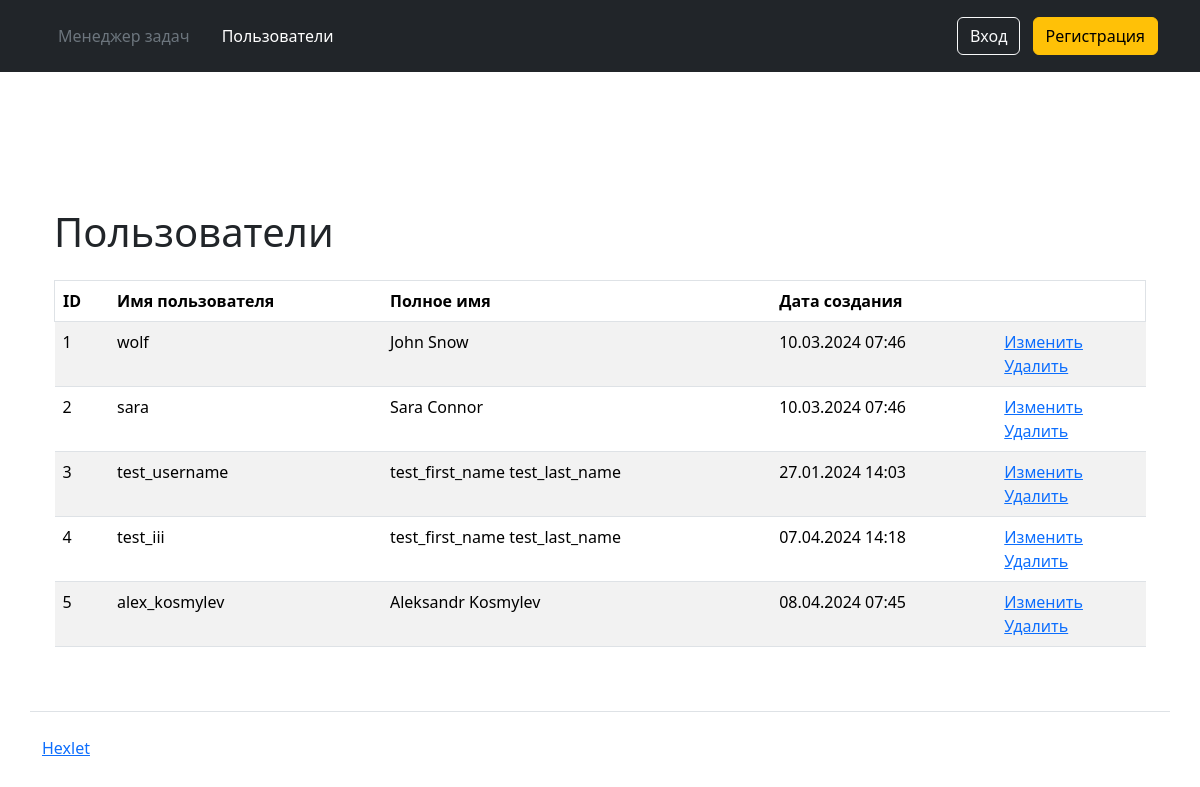
/users/, run on an earlier commit of the app's database.
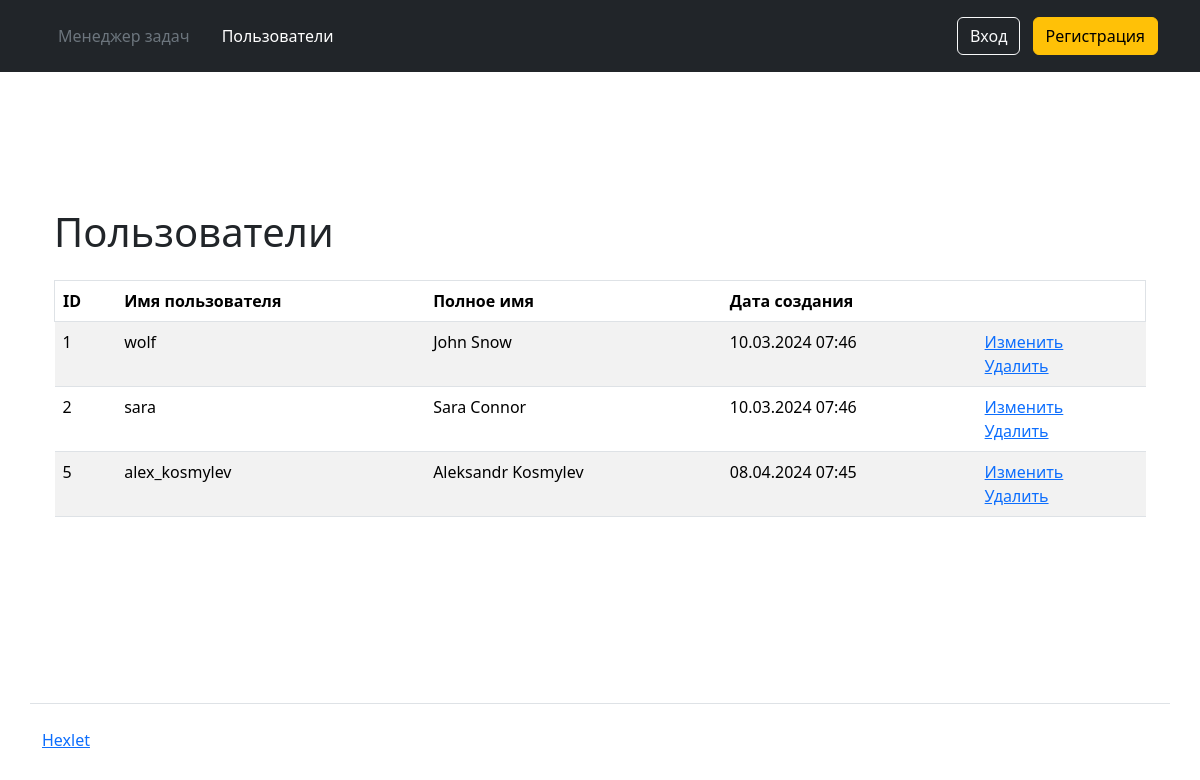
And on a later commit of the database.
### task_manager/users/models.py (models this page shows, shortened)
class CustomUser(AbstractUser):
    class Meta:
        ordering = ["id"]

### task_manager/users/views.py (the view)
# urls.py: path('', IndexView.as_view(), name='index'),
class IndexView(ListView):
    model = CustomUser
    template_name = 'users/users_list.html'

### task_manager/templates/users/users_list.html (shortened to what this page needs)
<!DOCTYPE html>
<html>
{% extends 'layout.html' %}
{% block content %}
{% load i18n %}
      <div class="container-lg mt-3">
        <div class="table-responsive">
          <table class="table table-striped" data-test="users">
            <thead>
              <tr class="border">
                <th>ID</th>
                <th>{% translate "User name" %}</th>
                <th>{% translate "Full name" %}</th>
                <th>{% translate "Registration date" %}</th>
            </thead>
            <h1 class="my-4">
              {% translate "Users" %}
            </h1>
            <tbody>
              {% for user in object_list %}
              <tr>
                <td class="fw-normal">{{ user.id }}</td>
                <td class="fw-normal">{{ user.username}}</td>
                <td class="fw-normal">{{ user.first_name}} {{ user.last_name}}</td>
                <td class="fw-normal">{{ user.date_joined|date:"d.m.Y H:i" }}</td>
                <td>
                  <a href="{% url 'user_update' user.id %}">{% translate "Update" %}</a>
                  <br>
                  <a href="{% url 'user_delete' user.id %}">{% translate "Delete" %}</a>
                </td>
              </tr>
              {% endfor %}
            </tbody>
          </table>
        </div>
      </div>
{% endblock %}

### task_manager/templates/layout.html (shortened to what this page needs)
<!DOCTYPE html>
{% load django_bootstrap5 %}
{% load i18n %}
<html>
  <head>
    <link rel="stylesheet" href="https://cdn.jsdelivr.net/npm/@docsearch/css@3">
    <link href="	https://cdn.jsdelivr.net/npm/bootstrap@5.3.2/dist/css/bootstrap.min.css" rel="stylesheet">
  </head>
  <body class="d-flex flex-column min-vh-100">
    <header class="p-3 text-bg-dark">
      {% include "navigation.html" %}
    </header>
    <div class="container wrapper flex-grow-1">
      {% block content %}{% endblock %}
    </div>
        <footer>
      <div class="container my-5 pt-4 border-top">
        <a target="_blank" href="https://ru.hexlet.io">Hexlet</a>
      </div>
    </footer>
  </body>
</html>

### task_manager/templates/navigation.html (shortened to what this page needs)
{% load i18n %}
<div class="container">
  <div class="d-flex flex-wrap align-items-center justify-content-center justify-content-lg-start">
    <ul class="nav col-12 col-lg-auto me-lg-auto mb-1 justify-content-center mb-md-0">
      <li><a href="/" class="nav-link px-3 text-secondary">{% trans 'Task manager' %}</a></li>
      <li><a href="{% url 'users_index' %}" class="nav-link px-3 text-white">{% translate 'Users' %}</a></li>
      {% if user.is_authenticated %}
        <li><a href="{% url 'statuses' %}" class="nav-link px-3 text-white">{% trans 'Statuses' %}</a></li>
        <li><a href="{% url 'labels' %}" class="nav-link px-3 text-white">{% trans "Labels" %}</a></li>
        <li><a href="{% url 'tasks' %}" class="nav-link px-3 text-white">{% trans "Tasks" %}</a></li>
        <li>
            <form action="{% url 'logout' %}" method="post">
                {% csrf_token %}
                <input type="submit" class="nav-link px-3 text-white" value="{% trans 'Log out' %}"/>
            </form>
        </li>
      {% else %}
    </ul>
    <div class="text-end">
      <a href="/login/" class="btn btn-outline-light me-2" >{% trans "Login" %}</a>
      <a href="{% url 'user_create' %}" class="btn btn-warning">{% trans "Registration" %}</a>
    </div>
    {% endif %}
  </div>
</div>

What changed in the data, as far as the page shows it:
removed CustomUser: id "3", username "test_username", first_name "test_first_name", last_name "test_last_name", date_joined "27.01.2024 14:03"
removed CustomUser: id "4", username "test_iii", first_name "test_first_name", last_name "test_last_name", date_joined "07.04.2024 14:18"
